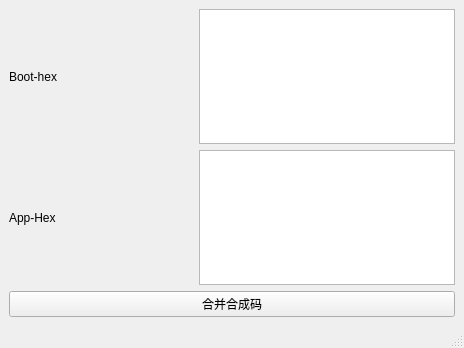
<?xml version="1.0" encoding="UTF-8"?>
<ui version="4.0">
 <class>btnMerge</class>
 <widget class="QMainWindow" name="btnMerge">
  <property name="geometry">
   <rect>
    <x>0</x>
    <y>0</y>
    <width>464</width>
    <height>348</height>
   </rect>
  </property>
  <property name="windowTitle">
   <string>MainWindow</string>
  </property>
  <widget class="QWidget" name="centralwidget">
   <layout class="QGridLayout" name="gridLayout">
    <item row="0" column="0">
     <layout class="QVBoxLayout" name="verticalLayout_3">
      <item>
       <layout class="QHBoxLayout" name="horizontalLayout">
        <item>
         <widget class="QLabel" name="label">
          <property name="text">
           <string>Boot-hex</string>
          </property>
         </widget>
        </item>
        <item>
         <spacer name="horizontalSpacer">
          <property name="orientation">
           <enum>Qt::Horizontal</enum>
          </property>
          <property name="sizeHint" stdset="0">
           <size>
            <width>40</width>
            <height>20</height>
           </size>
          </property>
         </spacer>
        </item>
        <item>
         <widget class="QTextEdit" name="textEdit"/>
        </item>
       </layout>
      </item>
      <item>
       <layout class="QHBoxLayout" name="horizontalLayout_2">
        <item>
         <widget class="QLabel" name="label_2">
          <property name="text">
           <string>App-Hex</string>
          </property>
         </widget>
        </item>
        <item>
         <spacer name="horizontalSpacer_2">
          <property name="orientation">
           <enum>Qt::Horizontal</enum>
          </property>
          <property name="sizeHint" stdset="0">
           <size>
            <width>40</width>
            <height>20</height>
           </size>
          </property>
         </spacer>
        </item>
        <item>
         <widget class="QTextEdit" name="textEdit_2"/>
        </item>
       </layout>
      </item>
      <item>
       <spacer name="verticalSpacer">
        <property name="orientation">
         <enum>Qt::Vertical</enum>
        </property>
        <property name="sizeHint" stdset="0">
         <size>
          <width>20</width>
          <height>40</height>
         </size>
        </property>
       </spacer>
      </item>
      <item>
       <widget class="QPushButton" name="pushButton">
        <property name="text">
         <string>合并合成码</string>
        </property>
       </widget>
      </item>
      <item>
       <spacer name="verticalSpacer_2">
        <property name="orientation">
         <enum>Qt::Vertical</enum>
        </property>
        <property name="sizeHint" stdset="0">
         <size>
          <width>20</width>
          <height>40</height>
         </size>
        </property>
       </spacer>
      </item>
     </layout>
    </item>
   </layout>
  </widget>
  <widget class="QMenuBar" name="menubar">
   <property name="geometry">
    <rect>
     <x>0</x>
     <y>0</y>
     <width>464</width>
     <height>26</height>
    </rect>
   </property>
  </widget>
  <widget class="QStatusBar" name="statusbar"/>
 </widget>
 <resources/>
 <connections/>
</ui>
